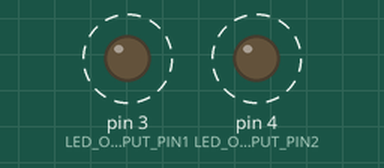
Recording of a sketch running on a simulated Arduino Uno, built with avr-gcc and run on an emulated ATmega328P. Parts: output pins drawn as LEDs (lit = HIGH). Dashed ring = blinking.

Above: at 0.2 s.
Timing chart, 0 to 3.0 s (numbered marks = the images above):
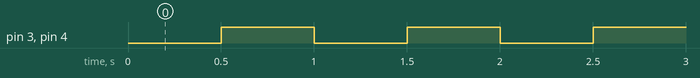

Measured:
- by itself, pin 3 (LED_OUTPUT_PIN1), pin 4 (LED_OUTPUT_PIN2): alternates HIGH for 0.50 s and LOW for 0.50 s

The sketch:

blinkingTwoLeds.ino
```cpp
const int LED_OUTPUT_PIN1 = 3; // anode output pin
const int LED_OUTPUT_PIN2 = 4; // cathode output pin
const int INTERVAL = 500; // time in milliseconds between switching output states (HIGH and LOW)

int ledState = LOW; // current state of the output LEDs
unsigned long prevTime = 0; // last recorded time of LED states being updated in milliseconds

void setup() {
  pinMode(LED_OUTPUT_PIN1, OUTPUT); // set pin 3 as the anode output pin
  pinMode(LED_OUTPUT_PIN2, OUTPUT); // set pin 4 as the cathode output pin
}

void loop() {

  // get the current time in milliseconds
  unsigned long currentTime = millis();

  // if its been INTERVAL amount of time since our last update
  // then do another update
  if (currentTime - prevTime >= INTERVAL) {
    prevTime = currentTime; // the last update is the one we are doing right now!
    // change the state to the opposite of its current state
    if (ledState == LOW) {
      ledState = HIGH;
    } else {
      ledState = LOW;
    }
    // set the output pins as the current state
    digitalWrite(LED_OUTPUT_PIN1, ledState);
    digitalWrite(LED_OUTPUT_PIN2, ledState);
  }
}
```

Blinker.cpp
```cpp
#include "Blinker.h"

/**
* This Blinker constructor takes parameters pin and blinkInterval,
* pin specifies the output pin, and blinkInterval specifies the time
* in between each blink of the LED
*/
Blinker::Blinker(const int pin, const unsigned long blinkInterval) :
  _pin(pin), _interval(blinkInterval) // initialize const like this in C++
{
  _state = LOW;
  _prevTime = 0;
  pinMode(_pin, OUTPUT);
}

/**
* Calculates whether to toggle output state based on the set interval
* Call this function once per loop()
*/
void Blinker::update() {
  unsigned long currentTime = millis();

  if (currentTime - _prevTime >= _interval) {
    _prevTime = currentTime;
    _state = !_state;
    digitalWrite(_pin, _state);
  }
}
```

Blinker.h
```cpp
/**
 * This class toggles output between HIGH and LOW for a given pin
 * based on the provided "blink" interval
 *
 * Usage:
 *  Blinker _ledBlinker(3, 200); // blinks Pin 3 on/off every 200 ms
 *
 *  loop(){
 *    _ledBlinker.update();
 *  }
 */

#include <Arduino.h>

class Blinker{

  private:
    const int _pin;                 // output pin
    const unsigned long _interval;  // blink interval in ms

    int _state;                     // current state (either HIGH OR LOW)
    unsigned long _prevTime;        // last state toggle in ms

  public:
    Blinker(const int pin, const unsigned long blinkInterval);
    void update();
};
```
